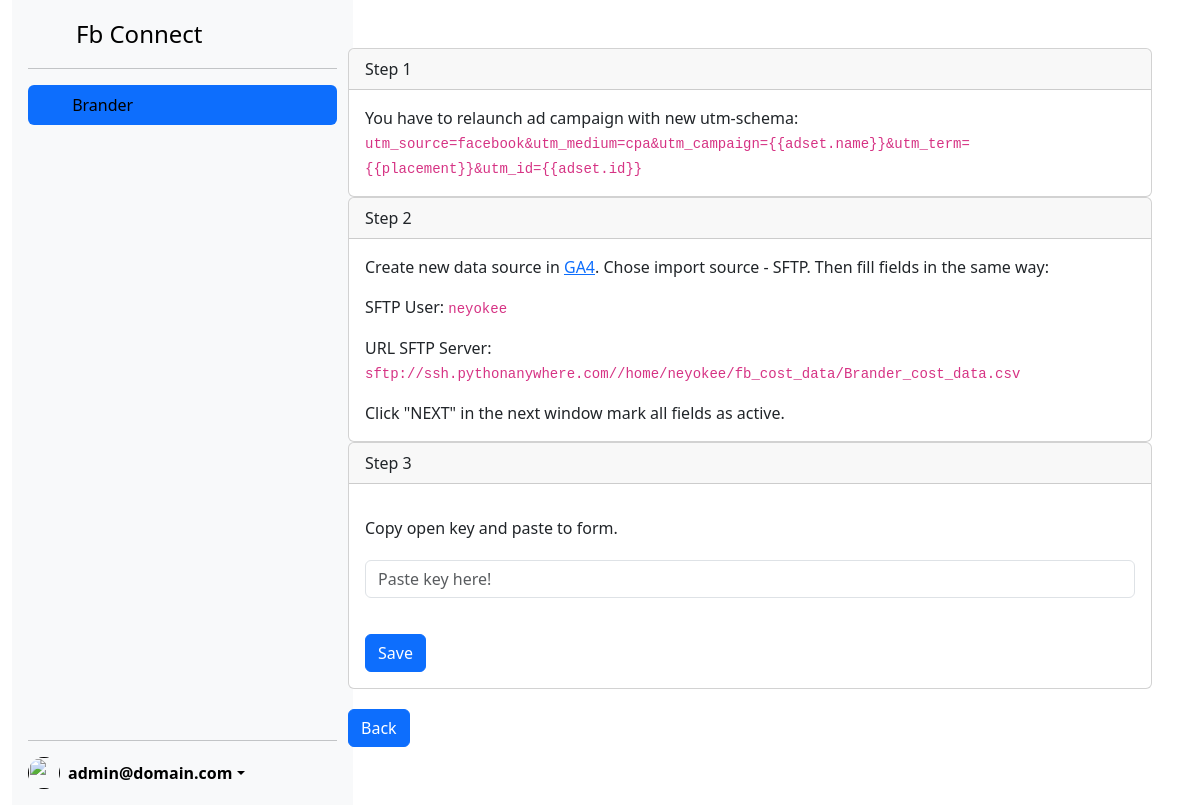
Page /projects/21 (signed in) on the committed database.
### datatransfer/models.py (models this page shows, shortened)
class Project(models.Model):
    project_name = models.CharField(max_length=30)
    user = models.ForeignKey(CustomUser, on_delete=models.CASCADE, related_name='user')
    account_id = models.CharField(max_length=50, blank=True)
    filename_to_transfer = models.CharField(max_length=50, blank=True)
    date_create = models.DateField(auto_now_add=True)
    ssh_key = models.CharField(max_length=30, blank=True)

### authentication/models.py (models this page shows)
class CustomUser(AbstractBaseUser, PermissionsMixin):
    username = models.CharField(max_length=100, blank=True)
    email = models.EmailField(unique=True)
    password = models.CharField(max_length=100, validators=[MinLengthValidator(4)])
    is_staff = models.BooleanField(default=False)
    fb_app_id = models.CharField(max_length=200, blank=True)
    fb_account_secret = models.CharField(max_length=200, blank=True)
    fb_access_token = models.CharField(max_length=200, blank=True)
    USERNAME_FIELD = 'email'
    objects = CustomUserManager()

### datatransfer/views.py (the view)
# urls.py: path('<int:pk>', views.get_project, name='project-detail'),
def get_project(request, pk):
    if request.method == 'POST':
        form = ProjectOpenKeyForm(request.POST)
        if form.is_valid():
            project = Project.objects.get(pk=pk)
            project.ssh_key = request.POST['ssh_key']
            project.save()
            ssh = paramiko.SSHClient()
            ssh.set_missing_host_key_policy(paramiko.AutoAddPolicy())
            ssh.connect(hostname='ssh.pythonanywhere.com', username=USER, password=PASSWORD)
            sftp = ssh.open_sftp()
            remote_file_path = '/home/neyokee/.ssh/authorized_keys'
            with sftp.open(remote_file_path) as file:
                file_content = file.read()
            new_file_content = file_content.decode() + f'\n{request.POST["ssh_key"]}'
            with sftp.open(remote_file_path, 'w') as file:
                file.write(new_file_content.encode())
            sftp.close()
            ssh.close()
            return redirect('projects')
        else:
            project = Project.objects.get(pk=pk)
            return render(request, 'project_detail.html', {'project': project, 'form': form})
    else:
        project = Project.objects.get(pk=pk)
        form = ProjectOpenKeyForm(initial={'ssh_key': project.ssh_key})
        return render(request, 'project_detail.html', {'project': project, 'form': form})

### datatransfer/forms.py (shortened to what this page needs)
class ProjectOpenKeyForm(ModelForm):
    def __init__(self, *args, **kwargs):
        super().__init__(*args, **kwargs)
        for key, field in self.fields.items():
            field.label = ""
    class Meta:
        model = Project
        fields = ['ssh_key']
        widgets = {
            'ssh_key': TextInput(attrs={'class': 'form-control', 'placeholder': "Paste key here!"})}

### datatransfer/templates/project_detail.html (shortened to what this page needs)
<!DOCTYPE html>
<html lang="en">
<head>
    <link href="https://cdn.jsdelivr.net/npm/bootstrap@5.3.0-alpha3/dist/css/bootstrap.min.css" rel="stylesheet">
</head>
<body>
<div class="container-fluid">
<div class="row">
    <div class="col-3">
<div class="d-flex flex-column flex-shrink-0 p-3 bg-body-tertiary" style="width: 341px; height: 805px;">
    <a href="/" class="d-flex align-items-center mb-3 mb-md-0 me-md-auto link-body-emphasis text-decoration-none">
      <svg class="bi pe-none me-2" width="40" height="32"><use xlink:href="{% url 'projects' %}"></use></svg>
      <span class="fs-4">Fb Connect</span>
    </a>
    <hr>
    <ul class="nav nav-pills flex-column mb-auto">
      <li>
        <a href="" class="nav-link link-body-emphasis active">
          <svg class="bi pe-none me-2" width="16" height="16"><use xlink:href="#speedometer2"></use></svg>
            {{ project.project_name }}
        </a>
      </li>
    </ul>
    <hr>
    <div class="dropdown">
      <a href="" class="d-flex align-items-center link-body-emphasis text-decoration-none dropdown-toggle" data-bs-toggle="dropdown" aria-expanded="false">
        <img src="https://pbs.twimg.com/profile_images/1646955748444852231/XGehZ_9v_400x400.jpg" alt="" width="32" height="32" class="rounded-circle me-2">
        <strong>{{ user.email }}</strong>
      </a>
    </div>
  </div>
    </div>
    <div class="col-9 p-5">
        <div class="card">
  <div class="card-header">
    Step 1
  </div>
  <div class="card-body">
    <p class="card-text">You have to relaunch ad campaign with new utm-schema:
        <code>utm_source=facebook&utm_medium=cpa&utm_campaign=&#123;&#123;adset.name&#125;&#125;&utm_term=&#123;&#123;placement&#125;&#125;&utm_id=&#123;&#123;adset.id&#125;&#125;
        </code>
    </p>
  </div>
</div>
        <div class="card">
  <div class="card-header">
    Step 2
  </div>
  <div class="card-body">
    <p class="card-text">Create new data source in <a href="https://analytics.google.com/analytics/web/#/" onclick="event.preventDefault(); window.open(this.href, '_blank');">GA4</a>. Chose import source - SFTP. Then fill fields in the same way:
        <p>SFTP User: <code>neyokee</code></p>
        <p>URL SFTP Server: <code>sftp://ssh.pythonanywhere.com//home/neyokee/fb_cost_data/{{project.filename_to_transfer}}</code></p>
      Click "NEXT" in the next window mark all fields as active.
  </div>
</div>
                <div class="card">
  <div class="card-header">
    Step 3
  </div>
  <div class="card-body">
     Copy open key and paste to form.
      <form method="post" style="margin-top: 20px;">
          {{ form.as_p }}
          <input class="btn btn-primary" type="submit" value="Save" id="sbm-btn" style="margin-top: 20px;">
      </form>
  </div>
</div>
        <input class="btn btn-primary" type="button" value="Back" style="margin-top: 20px;" onclick="goBack()">
    </div>
</body>
</html>

### rows in the picture
Project: project_name "Brander", filename_to_transfer "Brander_cost_data.csv"
CustomUser: email "admin@domain.com"
